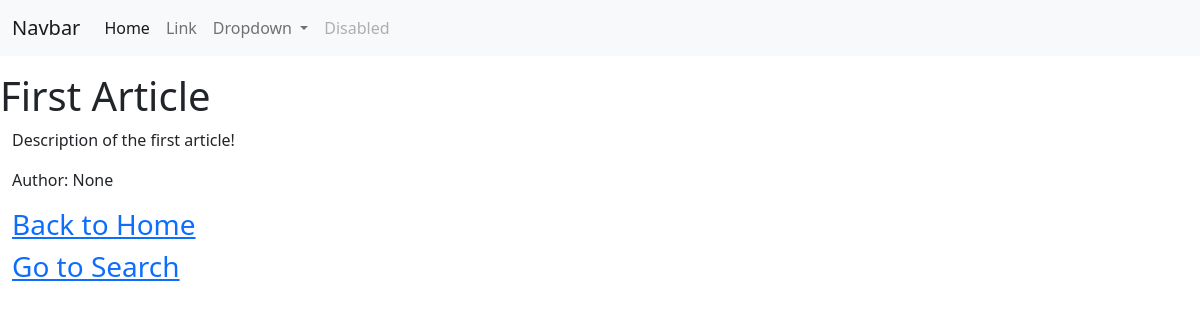
The page /articles/first-article/ on the database its author committed.
### articles/models.py (models this page shows, shortened)
class Article(models.Model):
    user = models.ForeignKey(User, blank=True, null=True, on_delete=models.SET_NULL)
    title = models.CharField(max_length = 100)
    slug = models.SlugField(unique=True,blank=True, null=True)
    content = models.TextField()
    timestamp = models.DateTimeField(auto_now_add=True)
    updated = models.DateTimeField(auto_now=True)
    publish = models.DateField(auto_now=False, auto_now_add=False, default = timezone.now) # DateField just has the calender, no time
    '''why is it showing in the /admin/<article_id> ?'''
    ''' how to delete a field? or how to reset a mistaken field?'''
    '''for changing a field, simply remove it (by commenting) and re add the altered one'''
    objects = ArticleManager()

### articles/views.py (the view)
# urls.py: path('<slug:slug>/', article_detail_view, name='detail'),
def article_detail_view(request, slug=None):
    article_obj = None
    if slug is not None:
        try:
            article_obj = Article.objects.get(slug=slug)
        except Article.DoesNotExist:
            raise Http404
        except Article.MultipleObjectsReturned:
            article_obj = Article.objects.filter(slug=slug).first()
        except:
            raise Http404
    context = {
        'obj' : article_obj
    }
    return render(request, 'Articles/Detail.html', context = context)

### articles/models.py (called while the page is built)
    def get_queryset(self):
        return ArticleQuerySet(self.model, using=self._db)

### Templates/Articles/Detail.html (shortened to what this page needs)
{% extends 'Base.html' %}
{% block title %}
<h1>{{obj.title}}</h1>
{% endblock %}
{% block content %}
<p>{{obj.content}}</p>
<p>Author: {{ obj.user }}
</p>
<h3><a href='../../'>Back to Home</a></h3>
<h3><a href='../'>Go to Search</a></h3>
{% endblock %}

### rows shown on the page
Article: title "First Article", content "Description of the first article!", user "None"
